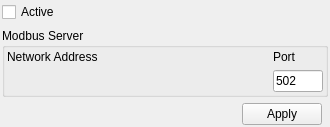
<?xml version="1.0" encoding="UTF-8"?>
<ui version="4.0">
 <class>TcpIpSettingsWidget</class>
 <widget class="QWidget" name="TcpIpSettingsWidget">
  <property name="geometry">
   <rect>
    <x>0</x>
    <y>0</y>
    <width>330</width>
    <height>116</height>
   </rect>
  </property>
  <property name="sizePolicy">
   <sizepolicy hsizetype="Preferred" vsizetype="Minimum">
    <horstretch>0</horstretch>
    <verstretch>0</verstretch>
   </sizepolicy>
  </property>
  <property name="windowTitle">
   <string>Form</string>
  </property>
  <layout class="QVBoxLayout" name="verticalLayout">
   <property name="leftMargin">
    <number>2</number>
   </property>
   <property name="topMargin">
    <number>2</number>
   </property>
   <property name="rightMargin">
    <number>2</number>
   </property>
   <property name="bottomMargin">
    <number>2</number>
   </property>
   <item>
    <widget class="QCheckBox" name="cbEnabled">
     <property name="text">
      <string>Active</string>
     </property>
    </widget>
   </item>
   <item>
    <widget class="QGroupBox" name="groupBox">
     <property name="title">
      <string>Modbus Server</string>
     </property>
     <layout class="QGridLayout" name="gridLayout">
      <property name="leftMargin">
       <number>2</number>
      </property>
      <property name="topMargin">
       <number>2</number>
      </property>
      <property name="rightMargin">
       <number>2</number>
      </property>
      <property name="bottomMargin">
       <number>2</number>
      </property>
      <item row="0" column="0">
       <widget class="QLabel" name="label">
        <property name="text">
         <string>Network Address</string>
        </property>
       </widget>
      </item>
      <item row="0" column="1">
       <widget class="QLabel" name="label_2">
        <property name="text">
         <string>Port</string>
        </property>
       </widget>
      </item>
      <item row="1" column="0">
       <widget class="IPAddressCtrl" name="edNetworkAddress" native="true">
        <property name="sizePolicy">
         <sizepolicy hsizetype="Preferred" vsizetype="Preferred">
          <horstretch>1</horstretch>
          <verstretch>0</verstretch>
         </sizepolicy>
        </property>
        <property name="minimumSize">
         <size>
          <width>260</width>
          <height>0</height>
         </size>
        </property>
       </widget>
      </item>
      <item row="1" column="1">
       <widget class="QLineEdit" name="edPort">
        <property name="text">
         <string>502</string>
        </property>
       </widget>
      </item>
     </layout>
    </widget>
   </item>
   <item>
    <layout class="QHBoxLayout" name="horizontalLayout">
     <property name="rightMargin">
      <number>6</number>
     </property>
     <item>
      <spacer name="horizontalSpacer">
       <property name="orientation">
        <enum>Qt::Horizontal</enum>
       </property>
       <property name="sizeHint" stdset="0">
        <size>
         <width>40</width>
         <height>20</height>
        </size>
       </property>
      </spacer>
     </item>
     <item>
      <widget class="QPushButton" name="btnApply">
       <property name="text">
        <string>Apply</string>
       </property>
      </widget>
     </item>
    </layout>
   </item>
  </layout>
 </widget>
 <customwidgets>
  <customwidget>
   <class>IPAddressCtrl</class>
   <extends>QWidget</extends>
   <header>ipaddressctrl.h</header>
   <container>1</container>
  </customwidget>
 </customwidgets>
 <resources/>
 <connections/>
</ui>
